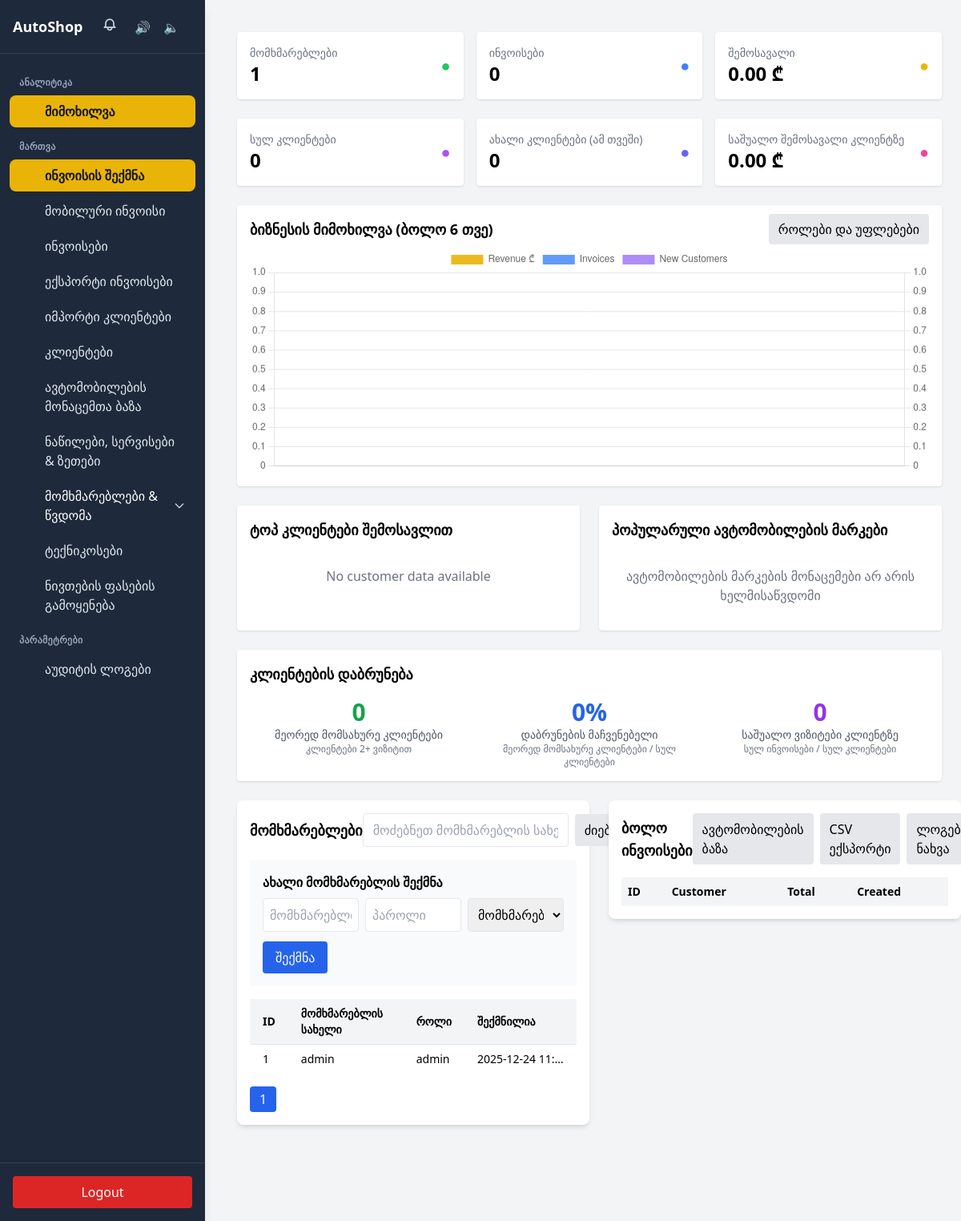
/admin/index.php (signed in), run on the app's committed database.
### tables this page shows
CREATE TABLE users (
    id INT AUTO_INCREMENT PRIMARY KEY,
    username VARCHAR(50) UNIQUE NOT NULL,
    password VARCHAR(255) NOT NULL,
    role ENUM('admin', 'manager', 'user') NOT NULL DEFAULT 'user',
    created_at TIMESTAMP DEFAULT CURRENT_TIMESTAMP
);

### admin/index.php (the view, shortened to what this page needs)
<?php
require '../config.php';
$totalUsers = (int)$pdo->query('SELECT COUNT(*) FROM users')->fetchColumn();
$totalInvoices = (int)$pdo->query('SELECT COUNT(*) FROM invoices')->fetchColumn();
$totalRevenue = (float)$pdo->query('SELECT IFNULL(SUM(grand_total),0) FROM invoices')->fetchColumn();
$totalCustomers = (int)$pdo->query('SELECT COUNT(*) FROM customers')->fetchColumn();
$newCustomersThisMonth = (int)$pdo->query("SELECT COUNT(*) FROM customers WHERE DATE_FORMAT(created_at, '%Y-%m') = DATE_FORMAT(CURDATE(), '%Y-%m')")->fetchColumn();
$avgRevenuePerCustomer = $totalCustomers > 0 ? $totalRevenue / $totalCustomers : 0;
$topCustomers = $pdo->query("
    SELECT c.full_name, c.phone, c.plate_number, c.car_mark,
           COUNT(i.id) as total_invoices,
           IFNULL(SUM(i.grand_total), 0) as total_spent,
           MAX(i.created_at) as last_visit
    FROM customers c
    LEFT JOIN invoices i ON c.id = i.customer_id
    GROUP BY c.id, c.full_name, c.phone, c.plate_number, c.car_mark
    ORDER BY total_spent DESC
    LIMIT 10
")->fetchAll();
$repeatCustomers = (int)$pdo->query("
    SELECT COUNT(*) FROM (
        SELECT customer_id, COUNT(*) as visit_count
        FROM invoices
        WHERE customer_id IS NOT NULL
        GROUP BY customer_id
        HAVING visit_count > 1
    ) as repeat_customers
")->fetchColumn();
$popularCarBrands = $pdo->query("
    SELECT car_mark, COUNT(*) as count
    FROM customers
    WHERE car_mark IS NOT NULL AND car_mark != ''
    GROUP BY car_mark
    ORDER BY count DESC
    LIMIT 10
")->fetchAll();
$chartLabels = [];
$chartInvoices = [];
$chartRevenue = [];
$chartCustomers = [];
$search = trim($_GET['search'] ?? '');
$page = max(1, (int)($_GET['page'] ?? 1));
$perPage = 15;
$offset = ($page - 1) * $perPage;
if ($search !== '') {
    $stmt = $pdo->prepare("SELECT id, username, role, created_at FROM users WHERE username LIKE ? ORDER BY created_at DESC LIMIT ? OFFSET ?");
    $stmt->bindValue(1, "%$search%", PDO::PARAM_STR);
    $stmt->bindValue(2, (int)$perPage, PDO::PARAM_INT);
    $stmt->bindValue(3, (int)$offset, PDO::PARAM_INT);
    $stmt->execute();
    $users = $stmt->fetchAll();
    $countStmt = $pdo->prepare("SELECT COUNT(*) FROM users WHERE username LIKE ?");
    $countStmt->execute(["%$search%"]);
    $totalMatched = (int)$countStmt->fetchColumn();
} else {
    $stmt = $pdo->prepare("SELECT id, username, role, created_at FROM users ORDER BY created_at DESC LIMIT ? OFFSET ?");
    $stmt->bindValue(1, (int)$perPage, PDO::PARAM_INT);
    $stmt->bindValue(2, (int)$offset, PDO::PARAM_INT);
    $stmt->execute();
    $users = $stmt->fetchAll();
    $totalMatched = $totalUsers;
}
$totalPages = (int)ceil($totalMatched / $perPage);
?>
<!DOCTYPE html>
<html lang="ka">
<head>
    <script src="https://cdn.tailwindcss.com"></script>
</head>
<body class="bg-gray-100 min-h-screen overflow-auto font-sans antialiased pb-20">
    <?php include __DIR__ . '/../partials/sidebar.php'; ?>
    <div class="min-h-full overflow-auto ml-0 md:ml-64 pt-4 pl-4">
        <div class="h-full overflow-auto p-4 md:p-6">
        <div class="grid grid-cols-1 md:grid-cols-3 gap-4 mb-6">
            <div class="bg-white p-4 rounded shadow flex items-center justify-between">
                <div>
                    <p class="text-sm text-gray-500">მომხმარებლები</p>
                    <p class="text-2xl font-bold"><?php echo number_format($totalUsers); ?></p>
                </div>
                <div class="text-green-500 font-bold text-xl">●</div>
            </div>
            <div class="bg-white p-4 rounded shadow flex items-center justify-between">
                <div>
                    <p class="text-sm text-gray-500">ინვოისები</p>
                    <p class="text-2xl font-bold"><?php echo number_format($totalInvoices); ?></p>
                </div>
                <div class="text-blue-500 font-bold text-xl">●</div>
            </div>
            <div class="bg-white p-4 rounded shadow flex items-center justify-between">
                <div>
                    <p class="text-sm text-gray-500">შემოსავალი</p>
                    <p class="text-2xl font-bold"><?php echo number_format($totalRevenue, 2); ?> ₾</p>
                </div>
                <div class="text-yellow-500 font-bold text-xl">●</div>
            </div>
        </div>
        <div class="grid grid-cols-1 md:grid-cols-3 gap-4 mb-6">
            <div class="bg-white p-4 rounded shadow flex items-center justify-between">
                <div>
                    <p class="text-sm text-gray-500">სულ კლიენტები</p>
                    <p class="text-2xl font-bold"><?php echo number_format($totalCustomers); ?></p>
                </div>
                <div class="text-purple-500 font-bold text-xl">●</div>
            </div>
            <div class="bg-white p-4 rounded shadow flex items-center justify-between">
                <div>
                    <p class="text-sm text-gray-500">ახალი კლიენტები (ამ თვეში)</p>
                    <p class="text-2xl font-bold"><?php echo number_format($newCustomersThisMonth); ?></p>
                </div>
                <div class="text-indigo-500 font-bold text-xl">●</div>
            </div>
            <div class="bg-white p-4 rounded shadow flex items-center justify-between">
                <div>
                    <p class="text-sm text-gray-500">საშუალო შემოსავალი კლიენტზე</p>
                    <p class="text-2xl font-bold"><?php echo number_format($avgRevenuePerCustomer, 2); ?> ₾</p>
                </div>
                <div class="text-pink-500 font-bold text-xl">●</div>
            </div>
        </div>
        <div class="bg-white p-4 rounded shadow mb-6">
            <div class="flex justify-between items-center mb-2">
                <h3 class="text-lg font-bold">ბიზნესის მიმოხილვა (ბოლო 6 თვე)</h3>
                <div>
                    <a href="permissions.php" class="px-3 py-2 bg-gray-200 rounded">როლები და უფლებები</a>
                </div>
            </div>
            <canvas id="revenueChart" height="100"></canvas>
        </div>
        <script>
            const labels = <?php echo json_encode($chartLabels); ?>;
            const revenueData = <?php echo json_encode($chartRevenue); ?>;
            const invoicesData = <?php echo json_encode($chartInvoices); ?>;
            const customersData = <?php echo json_encode($chartCustomers); ?>;
            const ctx = document.getElementById('revenueChart').getContext('2d');
            new Chart(ctx, {
                type: 'bar',
                data: {
                    labels: labels,
                    datasets: [
                        { label: 'Revenue ₾', data: revenueData, backgroundColor: 'rgba(234,179,8,0.9)', yAxisID: 'y' },
                        { label: 'Invoices', data: invoicesData, backgroundColor: 'rgba(59,130,246,0.8)', yAxisID: 'y' },
                        { label: 'New Customers', data: customersData, backgroundColor: 'rgba(139,92,246,0.7)', yAxisID: 'y1' }
                    ]
                },
                options: {
                    responsive: true,
                    interaction: { mode: 'index', intersect: false },
                    scales: {
                        y: { beginAtZero: true, position: 'left' },
                        y1: { beginAtZero: true, position: 'right', grid: { drawOnChartArea: false } }
                    }
                }
            });
        </script>
        <div class="grid grid-cols-1 md:grid-cols-2 gap-6 mb-6">
            <div class="bg-white p-4 rounded shadow">
                <h3 class="text-lg font-bold mb-4">ტოპ კლიენტები შემოსავლით</h3>
                <div class="space-y-3">
                    <?php if (empty($topCustomers)): ?>
                        <p class="text-gray-500 text-center py-4">No customer data available</p>
                    <?php endif; ?>
                </div>
            </div>
            <div class="bg-white p-4 rounded shadow">
                <h3 class="text-lg font-bold mb-4">პოპულარული ავტომობილების მარკები</h3>
                <div class="space-y-3">
                    <?php if (empty($popularCarBrands)): ?>
                        <p class="text-gray-500 text-center py-4">ავტომობილების მარკების მონაცემები არ არის ხელმისაწვდომი</p>
                    <?php endif; ?>
                </div>
            </div>
        </div>
        <div class="bg-white p-4 rounded shadow mb-6">
            <h3 class="text-lg font-bold mb-4">კლიენტების დაბრუნება</h3>
            <div class="grid grid-cols-1 md:grid-cols-3 gap-4">
                <div class="text-center">
                    <p class="text-3xl font-bold text-green-600"><?php echo number_format($repeatCustomers); ?></p>
                    <p class="text-sm text-gray-600">მეორედ მომსახურე კლიენტები</p>
                    <p class="text-xs text-gray-500">კლიენტები 2+ ვიზიტით</p>
                </div>
                <div class="text-center">
                    <p class="text-3xl font-bold text-blue-600"><?php echo $totalCustomers > 0 ? round(($repeatCustomers / $totalCustomers) * 100, 1) : 0; ?>%</p>
                    <p class="text-sm text-gray-600">დაბრუნების მაჩვენებელი</p>
                    <p class="text-xs text-gray-500">მეორედ მომსახურე კლიენტები / სულ კლიენტები</p>
                </div>
                <div class="text-center">
                    <p class="text-3xl font-bold text-purple-600"><?php echo $totalCustomers > 0 ? round($totalInvoices / $totalCustomers, 1) : 0; ?></p>
                    <p class="text-sm text-gray-600">საშუალო ვიზიტები კლიენტზე</p>
                    <p class="text-xs text-gray-500">სულ ინვოისები / სულ კლიენტები</p>
                </div>
            </div>
        </div>
        <div class="flex flex-col md:flex-row gap-6">
            <div class="md:w-1/2">
                <div class="bg-white p-4 rounded-lg shadow-md mb-4">
                    <div class="flex justify-between items-center mb-4">
                        <h3 class="text-lg font-bold">მომხმარებლები</h3>
                        <form method="get" class="flex items-center gap-2">
                            <input type="text" name="search" value="<?php echo htmlspecialchars($search); ?>" placeholder="მოძებნეთ მომხმარებლის სახელი" class="px-3 py-2 border rounded">
                            <button type="submit" class="px-3 py-2 bg-gray-200 rounded">ძიება</button>
                        </form>
                    </div>
                    <form method="post" class="bg-gray-50 p-4 rounded mb-4">
                        <h4 class="font-semibold mb-2">ახალი მომხმარებლის შექმნა</h4>
                        <div class="grid grid-cols-3 gap-2">
                            <input type="text" name="username" placeholder="მომხმარებლის სახელი" class="px-2 py-2 border rounded" required>
                            <input type="password" name="password" placeholder="პაროლი" class="px-2 py-2 border rounded" required>
                            <select name="role" class="px-2 py-2 border rounded" required>
                                <option value="user">მომხმარებელი</option>
                            </select>
                        </div>
                        <button type="submit" name="create_user" class="mt-3 bg-blue-600 text-white px-4 py-2 rounded hover:bg-blue-500">შექმნა</button>
                    </form>
                    <div class="overflow-x-auto">
                        <table class="w-full text-xs sm:text-sm min-w-[400px]">
                            <thead class="bg-gray-100">
                                <tr>
                                    <th class="text-left px-2 md:px-4 py-2">ID</th>
                                    <th class="text-left px-2 md:px-4 py-2">მომხმარებლის სახელი</th>
                                    <th class="text-left px-2 md:px-4 py-2">როლი</th>
                                    <th class="text-left px-2 md:px-4 py-2">შექმნილია</th>
                                </tr>
                            </thead>
                            <tbody>
                                <?php foreach ($users as $user): ?>
                                <tr class="border-t hover:bg-gray-50">
                                    <td class="px-2 md:px-4 py-2"><?php echo $user['id']; ?></td>
                                    <td class="px-2 md:px-4 py-2 truncate max-w-[120px]"><?php echo htmlspecialchars($user['username']); ?></td>
                                    <td class="px-2 md:px-4 py-2"><?php echo $user['role']; ?></td>
                                    <td class="px-2 md:px-4 py-2 truncate max-w-[140px]"><?php echo $user['created_at']; ?></td>
                                </tr>
                                <?php endforeach; ?>
                            </tbody>
                        </table>
                    </div>
                    <div class="mt-4 flex gap-2">
                        <?php for ($i = 1; $i <= $totalPages; $i++): ?>
                        <a href="?search=<?php echo urlencode($search); ?>&page=<?php echo $i; ?>" class="px-3 py-1 rounded <?php echo $i === $page ? 'bg-blue-600 text-white' : 'bg-gray-100'; ?>"><?php echo $i; ?></a>
                        <?php endfor; ?>
                    </div>
                </div>
            </div>
            <div class="md:w-1/2">
                <div class="bg-white p-4 rounded-lg shadow-md mb-4">
                    <div class="flex justify-between items-center mb-4">
                        <h3 class="text-lg font-bold">ბოლო ინვოისები</h3>
                        <div class="flex items-center gap-2">
                            <a href="vehicles.php" class="px-3 py-2 bg-gray-200 rounded">ავტომობილების ბაზა</a>
                            <a href="export_invoices.php" class="px-3 py-2 bg-gray-200 rounded">CSV ექსპორტი</a>
                            <a href="logs.php" class="px-3 py-2 bg-gray-200 rounded">ლოგების ნახვა</a>
                        </div>
                    </div>
                    <div class="overflow-x-auto">
                        <table class="w-full text-sm">
                            <thead class="bg-gray-100">
                                <tr>
                                    <th class="text-left px-2 py-2">ID</th>
                                    <th class="text-left px-2 py-2">Customer</th>
                                    <th class="text-left px-2 py-2">Total</th>
                                    <th class="text-left px-2 py-2">Created</th>
                                </tr>
                            </thead>
                        </table>
                    </div>
                </div>
            </div>
        </div>
        </div>
    </div>
</body>
</html>

### admin/index.php (style rules this page uses)
body { font-family: 'BPG Arial', 'BPG Arial Caps'; }

### data on the page
users: id "1", username "admin", role "admin", created_at "2025-12-24 11:…"

### other printed values
$section['label'] "ᲐᲜᲐᲚᲘᲢᲘᲙᲐ"
$item['label'] "მიმოხილვა"
$section['label'] "ᲛᲐᲠᲗᲕᲐ"
$item['label'] "ინვოისის შექმნა"
$item['label'] "მობილური ინვოისი"
$item['label'] "ინვოისები"
$item['label'] "ექსპორტი ინვოისები"
$item['label'] "იმპორტი კლიენტები"
$item['label'] "კლიენტები"
$item['label'] "ავტომობილების მონაცემთა ბაზა"
$item['label'] "ნაწილები, სერვისები & ზეთები"
$item['label'] "მომხმარებლები & წვდომა"
$item['label'] "ტექნიკოსები"
$item['label'] "ნივთების ფასების გამოყენება"
$section['label'] "ᲞᲐᲠᲐᲛᲔᲢᲠᲔᲑᲘ"
